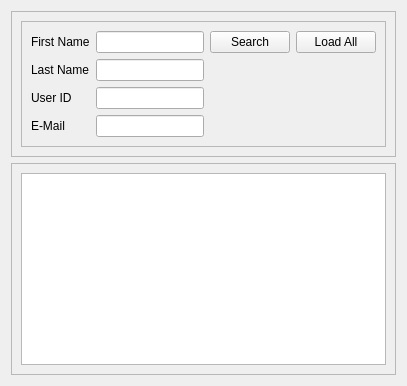
                <widget class="QWidget" name="viewAdmins">
                 <attribute name="title">
                  <string>View Admins</string>
                 </attribute>
                 <layout class="QVBoxLayout" name="verticalLayout">
                  <item>
                   <widget class="QFrame" name="frame_2">
                    <property name="frameShape">
                     <enum>QFrame::StyledPanel</enum>
                    </property>
                    <property name="frameShadow">
                     <enum>QFrame::Raised</enum>
                    </property>
                    <layout class="QVBoxLayout" name="verticalLayout_3">
                     <item>
                      <widget class="QFrame" name="frame">
                       <property name="frameShape">
                        <enum>QFrame::StyledPanel</enum>
                       </property>
                       <property name="frameShadow">
                        <enum>QFrame::Raised</enum>
                       </property>
                       <layout class="QGridLayout" name="gridLayout">
                        <item row="2" column="0">
                         <widget class="QLabel" name="viewHospitalIDLabel_2">
                          <property name="text">
                           <string>Last Name</string>
                          </property>
                         </widget>
                        </item>
                        <item row="5" column="0">
                         <widget class="QLabel" name="viewHospitalIDLabel_4">
                          <property name="text">
                           <string>E-Mail</string>
                          </property>
                         </widget>
                        </item>
                        <item row="0" column="2">
                         <widget class="QPushButton" name="viewAdminsSearchButton">
                          <property name="text">
                           <string>Search</string>
                          </property>
                         </widget>
                        </item>
                        <item row="0" column="1">
                         <widget class="QLineEdit" name="viewAdminsNameSearchField">
                          <property name="text">
                           <string/>
                          </property>
                         </widget>
                        </item>
                        <item row="5" column="1">
                         <widget class="QLineEdit" name="viewAdminsEmailSearchField">
                          <property name="text">
                           <string/>
                          </property>
                         </widget>
                        </item>
                        <item row="4" column="0">
                         <widget class="QLabel" name="viewHospitalIDLabel_3">
                          <property name="text">
                           <string>User ID</string>
                          </property>
                         </widget>
                        </item>
                        <item row="0" column="0">
                         <widget class="QLabel" name="viewHospitalNameLabel_2">
                          <property name="text">
                           <string>First Name</string>
                          </property>
                         </widget>
                        </item>
                        <item row="4" column="1">
                         <widget class="QLineEdit" name="viewAdminsUserIdSearchField">
                          <property name="text">
                           <string/>
                          </property>
                         </widget>
                        </item>
                        <item row="2" column="1">
                         <widget class="QLineEdit" name="viewAdminsLastNameSearchField">
                          <property name="text">
                           <string/>
                          </property>
                         </widget>
                        </item>
                        <item row="0" column="3">
                         <widget class="QPushButton" name="viewAdminsLoadAllButton">
                          <property name="text">
                           <string>Load All</string>
                          </property>
                         </widget>
                        </item>
                       </layout>
                      </widget>
                     </item>
                    </layout>
                   </widget>
                  </item>
                  <item>
                   <widget class="QFrame" name="frame_3">
                    <property name="frameShape">
                     <enum>QFrame::StyledPanel</enum>
                    </property>
                    <property name="frameShadow">
                     <enum>QFrame::Raised</enum>
                    </property>
                    <layout class="QVBoxLayout" name="verticalLayout_4">
                     <item>
                      <widget class="QTableView" name="HospitalQueryTable_2"/>
                     </item>
                    </layout>
                   </widget>
                  </item>
                 </layout>
                </widget>
